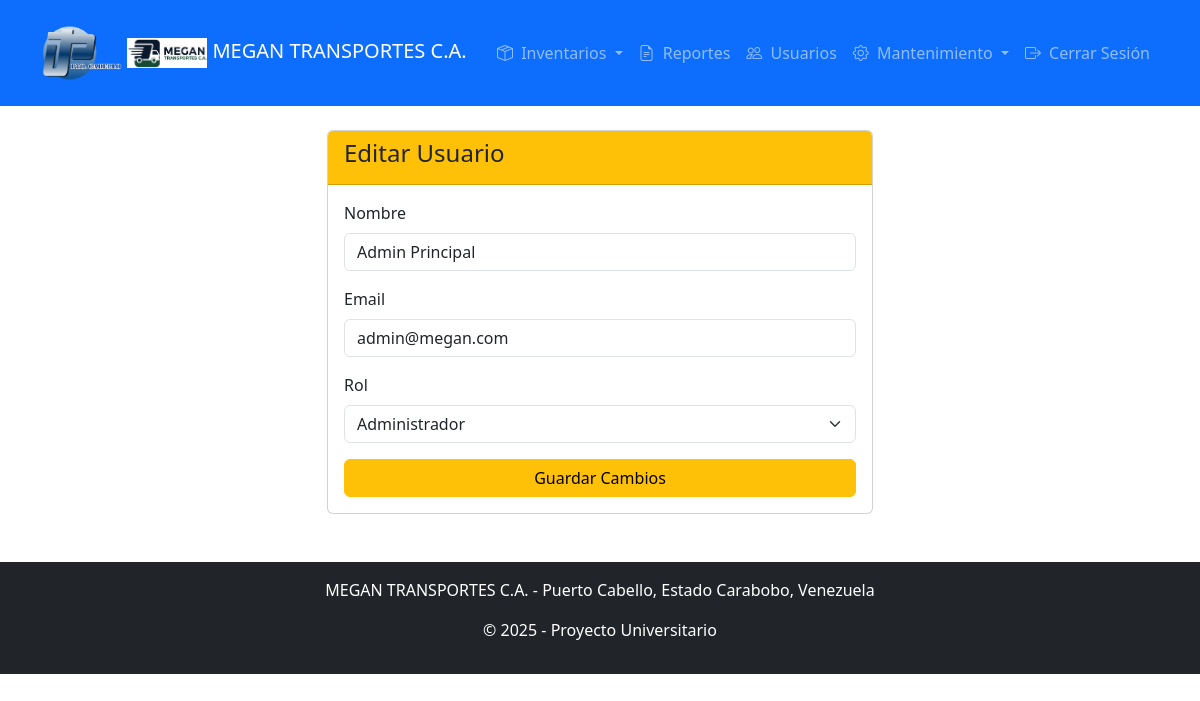
The page /admin/usuarios/editar.php?id=1 (signed in) on the database its author committed.
### tables this page shows
CREATE TABLE `usuarios` (
  `id` int(11) NOT NULL AUTO_INCREMENT,
  `nombre` varchar(100) NOT NULL,
  `email` varchar(100) NOT NULL,
  `password` varchar(255) NOT NULL,
  `rol` enum('admin','tecnico','mecanico') NOT NULL,
  `pregunta_seguridad` varchar(255) NOT NULL,
  `respuesta_seguridad` varchar(255) NOT NULL,
  `fecha_registro` timestamp NULL DEFAULT current_timestamp(),
  PRIMARY KEY (`id`),
  UNIQUE KEY `email` (`email`)
);

### admin/usuarios/editar.php (the view, shortened to what this page needs)
<?php
include '../../includes/db.php';
$id = $_GET['id'];
$sql = "SELECT * FROM usuarios WHERE id = ?";
$stmt = $conn->prepare($sql);
$stmt->bind_param("i", $id);
$stmt->execute();
$result = $stmt->get_result();
$usuario = $result->fetch_assoc();
?>
<?php include '../../includes/header.php'; ?>
<div class="row justify-content-center">
    <div class="col-md-6">
        <div class="card">
            <div class="card-header bg-warning text-dark">
                <h4>Editar Usuario</h4>
            </div>
            <div class="card-body">
                <form method="POST">
                    <div class="mb-3">
                        <label class="form-label">Nombre</label>
                        <input type="text" name="nombre" class="form-control" value="<?php echo $usuario['nombre']; ?>" required>
                    </div>
                    <div class="mb-3">
                        <label class="form-label">Email</label>
                        <input type="email" name="email" class="form-control" value="<?php echo $usuario['email']; ?>" required>
                    </div>
                    <div class="mb-3">
                        <label class="form-label">Rol</label>
                        <select name="rol" class="form-select" required>
                            <option value="admin" <?php if ($usuario['rol'] == 'admin') echo 'selected'; ?>>Administrador</option>
                        </select>
                    </div>
                    <button type="submit" class="btn btn-warning w-100">Guardar Cambios</button>
                </form>
            </div>
        </div>
    </div>
</div>
<?php include '../../includes/footer.php'; ?>

### rows shown on the page
usuarios: nombre "Admin Principal", email "admin@megan.com", rol "Administrador"
